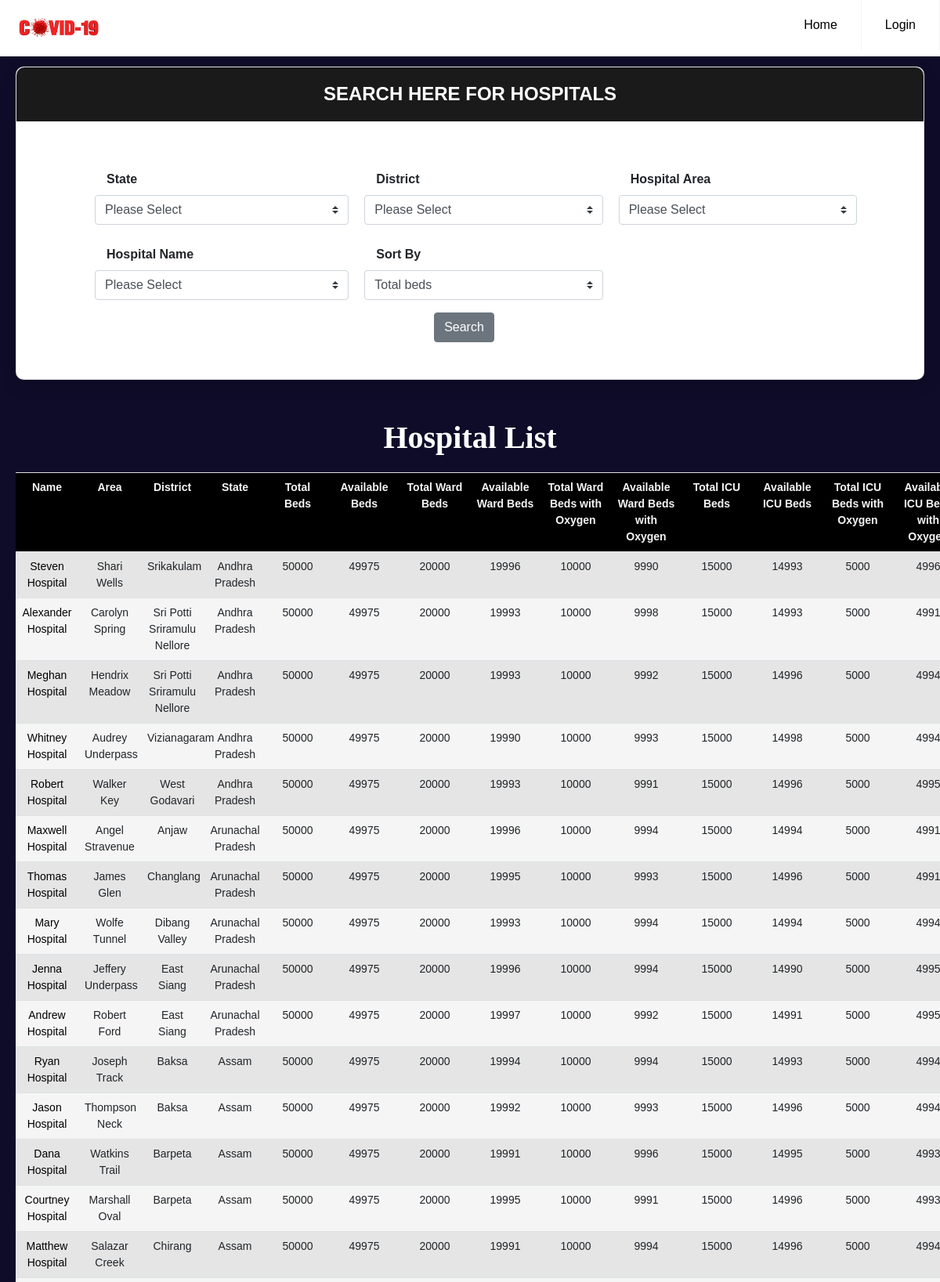
Screenshot of /hospital (upper part) with the database file from the repository.
### models.py (models this page shows, shortened)
class Hospital(db.Model):
    __tablename__ = "hospital"
    id = db.Column(db.Integer, primary_key=True)
    name = db.Column(db.String(100), nullable=False)
    area = db.Column(db.String(100), nullable=False)
    district = db.Column(db.String(100), nullable=False)
    state = db.Column(db.String(100), nullable=False)
    phone = db.Column(db.Integer, nullable=False)
    total_beds = db.Column(db.Integer, nullable=False)
    available_beds = db.Column(db.Integer, nullable=False)
    total_ward_beds = db.Column(db.Integer, nullable=False)
    available_ward_beds = db.Column(db.Integer, nullable=False)
    total_ward_beds_with_oxygen = db.Column(db.Integer, nullable=False)
    available_ward_beds_with_oxygen = db.Column(db.Integer, nullable=False)
    total_icu_beds = db.Column(db.Integer, nullable=False)
    available_icu_beds = db.Column(db.Integer, nullable=False)
    total_icu_beds_with_oxygen = db.Column(db.Integer, nullable=False)
    available_icu_beds_with_oxygen = db.Column(db.Integer, nullable=False)
    beds = db.relationship('Bed', backref='hospital', lazy=True)
    users = db.relationship('User', backref='hospital', lazy=True)
    doctors = db.relationship('Doctor', backref='hospital', lazy=True)

### app.py (the view, shortened to what this page needs)
@app.route('/hospital', methods=['GET','POST'])
def hospital():
    name=False
    district=False
    state=False
    area=False
    beds= False
    form = InfoForm()
    page = request.args.get('page', 1, type=int)
    print('page: ', page)
    if request.method == 'GET':
        name = request.args.get('name')
        state = request.args.get('state')
        district = request.args.get('district')
        area = request.args.get('area')
        beds = request.args.get('beds')
        print(name,area,district,state,beds)
        form.state.choices = [('Please Select', 'Please Select')] + [(s.state, s.state.title()) for s in Hospital.query.group_by(Hospital.state).order_by(Hospital.state)]
        if state and state != 'Please Select':
            form.district.choices = [('Please Select', 'Please Select')] + [(d.district, d.district.title()) for d in Hospital.query.filter_by(state=state).group_by(Hospital.district).order_by(Hospital.district)]
        if district and district != 'Please Select':
            form.area.choices = [('Please Select', 'Please Select')] + [(a.area, a.area.title()) for a in Hospital.query.filter_by(district=district).group_by(Hospital.area).order_by(Hospital.area)]
        if area and area != 'Please Select':
            form.name.choices = [('Please Select', 'Please Select')] + [(h.name, h.name.title()) for h in Hospital.query.filter_by(area=area).group_by(Hospital.name).order_by(Hospital.name)]
    if form.validate_on_submit() and request.method == "POST":
        print('POST request')
    per_page = 20
    data = Hospital.query.order_by(Hospital.total_beds.desc()).paginate(per_page=per_page, page=page)
    if(name =='Please Select' and district =='Please Select' and state =='Please Select' and area =='Please Select'):
        if beds == 'total_beds':
            data = Hospital.query.order_by(Hospital.total_beds.desc()).paginate(per_page=per_page, page=page)
        elif beds== 'available_beds':
            data = Hospital.query.order_by(Hospital.available_beds.desc()).paginate(per_page=per_page, page=page)
        elif beds == 'available_ward_beds':
            data = Hospital.query.order_by(Hospital.available_ward_beds.desc()).paginate(per_page=per_page, page=page)
        elif beds == 'available_ward_beds_with_oxygen':
            data = Hospital.query.order_by(Hospital.available_ward_beds_with_oxygen.desc()).paginate(per_page=per_page, page=page)
        elif beds == 'available_icu_beds':
            data = Hospital.query.order_by(Hospital.available_icu_beds.desc()).paginate(per_page=per_page, page=page)
        elif beds == 'available_icu_beds_with_oxygen':
            data = Hospital.query.order_by(Hospital.available_icu_beds_with_oxygen.desc()).paginate(per_page=per_page, page=page)
    elif(name !=  'Please Select' and district !='Please Select' and state !='Please Select' and area !='Please Select'):
        if beds == 'total_beds':
            data = Hospital.query.filter_by(name=name, district=district, state=state, area=area).order_by(Hospital.total_beds.desc()).paginate(per_page=per_page, page=page)
        elif beds== 'available_beds':
            data = Hospital.query.filter_by(name=name, district=district, state=state, area=area).order_by(Hospital.available_beds.desc()).paginate(per_page=per_page, page=page)
        elif beds == 'available_ward_beds':
            data = Hospital.query.filter_by(name=name, district=district, state=state, area=area).order_by(Hospital.available_ward_beds.desc()).paginate(per_page=per_page, page=page)
        elif beds == 'available_ward_beds_with_oxygen':
            data = Hospital.query.filter_by(name=name, district=district, state=state, area=area).order_by(Hospital.available_ward_beds_with_oxygen.desc()).paginate(per_page=per_page, page=page)
        elif beds == 'available_icu_beds':
            data = Hospital.query.filter_by(name=name, district=district, state=state, area=area).order_by(Hospital.available_icu_beds.desc()).paginate(per_page=per_page, page=page)
        elif beds == 'available_icu_beds_with_oxygen':
            data = Hospital.query.filter_by(name=name, district=district, state=state, area=area).order_by(Hospital.available_icu_beds_with_oxygen.desc()).paginate(per_page=per_page, page=page)
    else:
        data = Hospital.query.order_by(Hospital.total_beds.desc()).paginate(per_page=per_page, page=page)
        print("Get Request")
    form.name.data = name
    form.district.data = district
    form.state.data = state
    form.area.data = area
    form.beds.data = beds
    return render_template('index.html', form=form, name=name, district=district, state=state, area=area, beds=beds, hospitals=data)

### templates/index.html (shortened to what this page needs)
{% extends "base.html" %}
{% block navbar %}
    {% if current_user.is_active %}
        {% if current_user.role == "admin" %}
        <li><a href="{{ url_for('addhospital') }}">Add Hospital</a></li>
        <li><a href="{{ url_for('complaint') }}">Complaints</a></li>
        <li><a href="#">Logged in as: {{current_user.name}}</a></li>
        {% endif %}
        {% if current_user.role == "hospital" %}
        <li><a href="{{ url_for('patient_list') }}">Patients</a></li>
        <li><a href="{{ url_for('patient_add') }}">Add Patients</a></li>
        <li><a href="{{ url_for('doctor_add') }}">Add Doctor</a></li>
        <li><a href="{{ url_for('profilehospital', hospital_id = current_user.hospital.id) }}">Logged in as: {{current_user.name}}</a></li>
        {% endif %}
        <li><a href="{{ url_for('logout') }}">Logout</a></li>
	{% else %}
	    <li><a href="{{ url_for('login') }}">Login</a></li>
	{% endif %}
{% endblock navbar %}
{% block content %}
<div class="wrapper__main">
    <div class="page-wrapper bg-gra-03 p-t-45 p-b-50">
        <div class="wrapper wrapper--w790">
            <div class="card card-5">
                <div class="card-heading">
                    <h2 class="title">Search Here for Hospitals</h2>
                </div>
                <div class="card-body">
                    <div style="padding-left: 0px;" class="container">
                            <div class="col-md-12">
                                <form href="/" method="POST">
                                    <div class="row">
                                        <div>
                                            <div style="margin-top: 10px;" class="form-group">
                                                <label for="state" style="margin-left: 30px;" class="form-label "><b>State</b></label>
                                                <span class = "col-sm-4">
                                                    {{ form.state(id="state",class="custom-select selectFilter")}}
                                                </span>
                                            </div>
                                        </div>
                                        <div style="margin-left: 20px;">
                                            <div style="margin-top: 10px;" class="form-group">
                                                <label for="district" style="margin-left: 30px;" class="form-label"><b>District</b></label>
                                                <span class = "col-sm-4">
                                                    {{ form.district(id="district",class="custom-select selectFilter")}}
                                                </span>
                                            </div>
                                        </div>
                                        <div style="margin-left: 20px;">
                                            <div style="margin-top: 10px;" class="form-group">
                                                <label for="area" style="margin-left: 30px;" class="form-label "><b>Hospital Area</b></label>
                                                <span class = "col-sm-4">
                                                    {{ form.area(id="area",class="custom-select selectFilter")}}
                                                </span>
                                            </div>
                                        </div>
                                        <div>
                                            <div style="margin-top: 10px;" class="form-group">
                                                <label for="na" style="margin-left: 30px;" class="form-label "><b>Hospital Name</b></label>
                                                <span class = "col-sm-4">
                                                    {{ form.name(id="na",class="custom-select selectFilter") }}
                                                </span>
                                            </div>
                                        </div>
                                    <div style="margin-left: 20px;">
                                        <div style="margin-top: 10px;" class="form-group">
                                            <label class="form-label" style="margin-left: 30px;"><b>Sort By</b></label>
                                            <span class = "col-sm-4">
                                                {{ form.beds(class="custom-select selectFilter") }}
                                            </span>
                                        </div>
                                    </div>
                                </div>
                                    <div style="text-align: center;">
                                        {{form.submit(class="btn btn-secondary")}}
                                    </div>
                                </form>
                            </div>
                        </div>
                    </div>
                </div>
            </div>
  <div class="table__main">
    <div class="table__wrapper">
        <h1 class="label__head">Hospital List</h1>
        <table class="table">
            <tr class="table__head text-break">
                <th class="table__cell" width="80px">Name</th>
                <th class="table__cell" width="80px">Area</th>
                <th class="table__cell" width="80px">District</th>
                <th class="table__cell" width="80px">State</th>
                <th class="table__cell" width="80px">Total Beds</th>
                <th class="table__cell" width="90px">Available Beds</th>
                <th class="table__cell" width="90px">Total Ward Beds</th>
                <th class="table__cell" width="90px">Available Ward Beds</th>
                <th class="table__cell" width="90px">Total Ward Beds with Oxygen</th>
                <th class="table__cell" width="90px">Available Ward Beds with Oxygen</th>
                <th class="table__cell" width="90px">Total ICU Beds</th>
                <th class="table__cell" width="90px">Available ICU Beds</th>
                <th class="table__cell" width="90px">Total ICU Beds with Oxygen</th>
                <th class="table__cell" width="90px">Available ICU Beds with Oxygen</th>
            </tr>
            {% for row in hospitals.items %}
            <tr style="text-align: center;" class="table__row">
                <td class="table__cell"><a href="{{ url_for('profilehospital', hospital_id = row.id) }}">{{row.name.title()}}</a></td>
                <td class="table__cell">{{row.area.title()}}</td>
                <td class="table__cell">{{row.district.title()}}</td>
                <td class="table__cell">{{row.state.title()}}</td>
                <td class="table__cell">{{row.total_beds}}</td>
                <td class="table__cell">{{row.available_beds}}</td>
                <td class="table__cell">{{row.total_ward_beds}}</td>
                <td class="table__cell">{{row.available_ward_beds}}</td>
                <td class="table__cell">{{row.total_ward_beds_with_oxygen}}</td>
                <td class="table__cell">{{row.available_ward_beds_with_oxygen}}</td>
                <td class="table__cell">{{row.total_icu_beds}}</td>
                <td class="table__cell">{{row.available_icu_beds}}</td>
                <td class="table__cell">{{row.total_icu_beds_with_oxygen}}</td>
                <td class="table__cell">{{row.available_icu_beds_with_oxygen}}</td>
            </tr>
            {% endfor %}
        </table>
    </div>
  </div>
</div>
</div>
{% endblock content %}

### rows the page displays
Hospital: name "Steven Hospital", area "Shari Wells", district "Srikakulam", state "Andhra Pradesh", total_beds "50000", available_beds "49975", total_ward_beds "20000", available_ward_beds "19996", total_ward_beds_with_oxygen "10000", available_ward_beds_with_oxygen "9990", total_icu_beds "15000", available_icu_beds "14993", total_icu_beds_with_oxygen "5000", available_icu_beds_with_oxygen "4996"
Hospital: name "Alexander Hospital", area "Carolyn Spring", district "Sri Potti Sriramulu Nellore", state "Andhra Pradesh", total_beds "50000", available_beds "49975", total_ward_beds "20000", available_ward_beds "19993", total_ward_beds_with_oxygen "10000", available_ward_beds_with_oxygen "9998", total_icu_beds "15000", available_icu_beds "14993", total_icu_beds_with_oxygen "5000", available_icu_beds_with_oxygen "4991"
Hospital: name "Meghan Hospital", area "Hendrix Meadow", district "Sri Potti Sriramulu Nellore", state "Andhra Pradesh", total_beds "50000", available_beds "49975", total_ward_beds "20000", available_ward_beds "19993", total_ward_beds_with_oxygen "10000", available_ward_beds_with_oxygen "9992", total_icu_beds "15000", available_icu_beds "14996", total_icu_beds_with_oxygen "5000", available_icu_beds_with_oxygen "4994"
Hospital: name "Whitney Hospital", area "Audrey Underpass", district "Vizianagaram", state "Andhra Pradesh", total_beds "50000", available_beds "49975", total_ward_beds "20000", available_ward_beds "19990", total_ward_beds_with_oxygen "10000", available_ward_beds_with_oxygen "9993", total_icu_beds "15000", available_icu_beds "14998", total_icu_beds_with_oxygen "5000", available_icu_beds_with_oxygen "4994"
Hospital: name "Robert Hospital", area "Walker Key", district "West Godavari", state "Andhra Pradesh", total_beds "50000", available_beds "49975", total_ward_beds "20000", available_ward_beds "19993", total_ward_beds_with_oxygen "10000", available_ward_beds_with_oxygen "9991", total_icu_beds "15000", available_icu_beds "14996", total_icu_beds_with_oxygen "5000", available_icu_beds_with_oxygen "4995"
Hospital: name "Maxwell Hospital", area "Angel Stravenue", district "Anjaw", state "Arunachal Pradesh", total_beds "50000", available_beds "49975", total_ward_beds "20000", available_ward_beds "19996", total_ward_beds_with_oxygen "10000", available_ward_beds_with_oxygen "9994", total_icu_beds "15000", available_icu_beds "14994", total_icu_beds_with_oxygen "5000", available_icu_beds_with_oxygen "4991"
Hospital: name "Thomas Hospital", area "James Glen", district "Changlang", state "Arunachal Pradesh", total_beds "50000", available_beds "49975", total_ward_beds "20000", available_ward_beds "19995", total_ward_beds_with_oxygen "10000", available_ward_beds_with_oxygen "9993", total_icu_beds "15000", available_icu_beds "14996", total_icu_beds_with_oxygen "5000", available_icu_beds_with_oxygen "4991"
Hospital: name "Mary Hospital", area "Wolfe Tunnel", district "Dibang Valley", state "Arunachal Pradesh", total_beds "50000", available_beds "49975", total_ward_beds "20000", available_ward_beds "19993", total_ward_beds_with_oxygen "10000", available_ward_beds_with_oxygen "9994", total_icu_beds "15000", available_icu_beds "14994", total_icu_beds_with_oxygen "5000", available_icu_beds_with_oxygen "4994"
Hospital: name "Jenna Hospital", area "Jeffery Underpass", district "East Siang", state "Arunachal Pradesh", total_beds "50000", available_beds "49975", total_ward_beds "20000", available_ward_beds "19996", total_ward_beds_with_oxygen "10000", available_ward_beds_with_oxygen "9994", total_icu_beds "15000", available_icu_beds "14990", total_icu_beds_with_oxygen "5000", available_icu_beds_with_oxygen "4995"
Hospital: name "Andrew Hospital", area "Robert Ford", district "East Siang", state "Arunachal Pradesh", total_beds "50000", available_beds "49975", total_ward_beds "20000", available_ward_beds "19997", total_ward_beds_with_oxygen "10000", available_ward_beds_with_oxygen "9992", total_icu_beds "15000", available_icu_beds "14991", total_icu_beds_with_oxygen "5000", available_icu_beds_with_oxygen "4995"
Hospital: name "Ryan Hospital", area "Joseph Track", district "Baksa", state "Assam", total_beds "50000", available_beds "49975", total_ward_beds "20000", available_ward_beds "19994", total_ward_beds_with_oxygen "10000", available_ward_beds_with_oxygen "9994", total_icu_beds "15000", available_icu_beds "14993", total_icu_beds_with_oxygen "5000", available_icu_beds_with_oxygen "4994"
Hospital: name "Jason Hospital", area "Thompson Neck", district "Baksa", state "Assam", total_beds "50000", available_beds "49975", total_ward_beds "20000", available_ward_beds "19992", total_ward_beds_with_oxygen "10000", available_ward_beds_with_oxygen "9993", total_icu_beds "15000", available_icu_beds "14996", total_icu_beds_with_oxygen "5000", available_icu_beds_with_oxygen "4994"
Hospital: name "Dana Hospital", area "Watkins Trail", district "Barpeta", state "Assam", total_beds "50000", available_beds "49975", total_ward_beds "20000", available_ward_beds "19991", total_ward_beds_with_oxygen "10000", available_ward_beds_with_oxygen "9996", total_icu_beds "15000", available_icu_beds "14995", total_icu_beds_with_oxygen "5000", available_icu_beds_with_oxygen "4993"
Hospital: name "Courtney Hospital", area "Marshall Oval", district "Barpeta", state "Assam", total_beds "50000", available_beds "49975", total_ward_beds "20000", available_ward_beds "19995", total_ward_beds_with_oxygen "10000", available_ward_beds_with_oxygen "9991", total_icu_beds "15000", available_icu_beds "14996", total_icu_beds_with_oxygen "5000", available_icu_beds_with_oxygen "4993"
Hospital: name "Matthew Hospital", area "Salazar Creek", district "Chirang", state "Assam", total_beds "50000", available_beds "49975", total_ward_beds "20000", available_ward_beds "19991", total_ward_beds_with_oxygen "10000", available_ward_beds_with_oxygen "9994", total_icu_beds "15000", available_icu_beds "14996", total_icu_beds_with_oxygen "5000", available_icu_beds_with_oxygen "4994"
